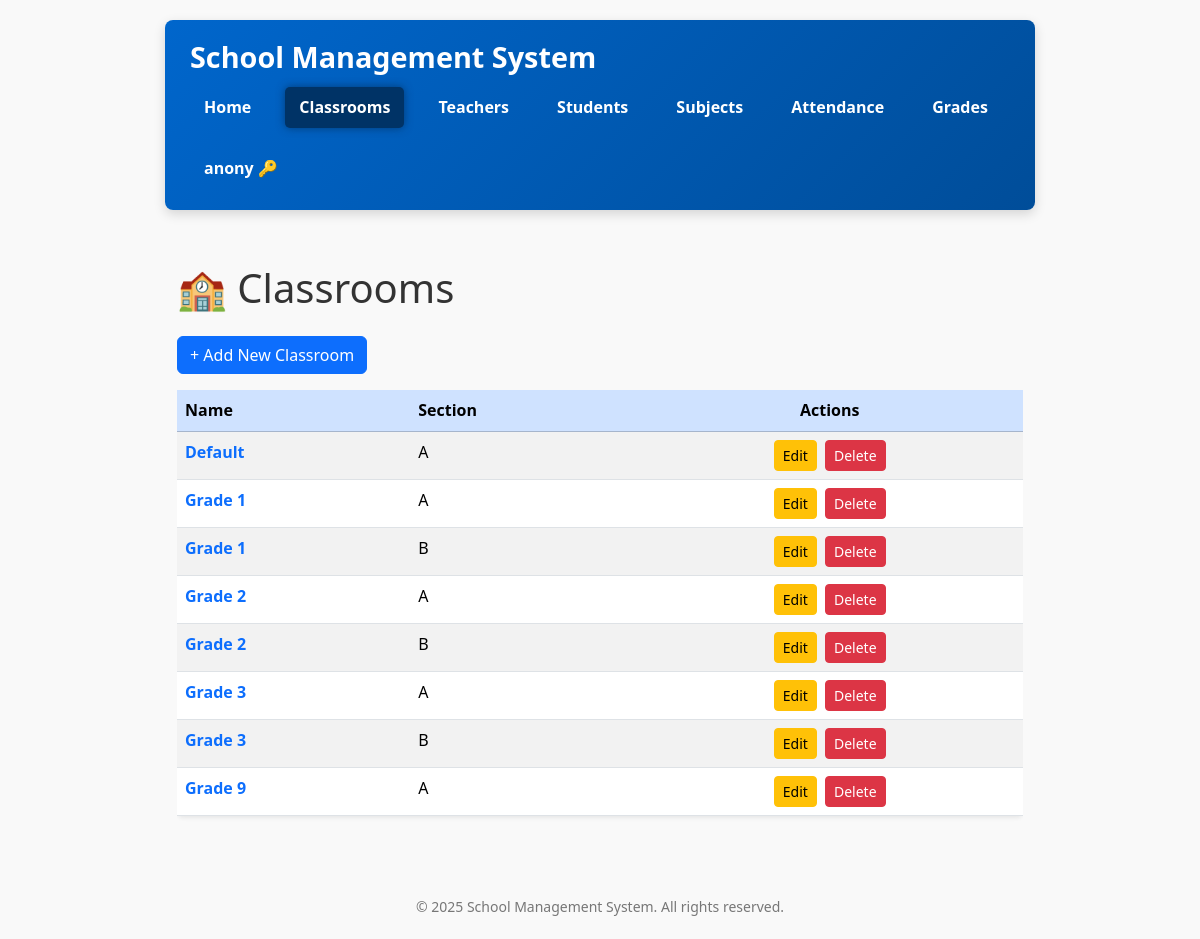
Before: /classrooms/ (signed in) with the older database file.
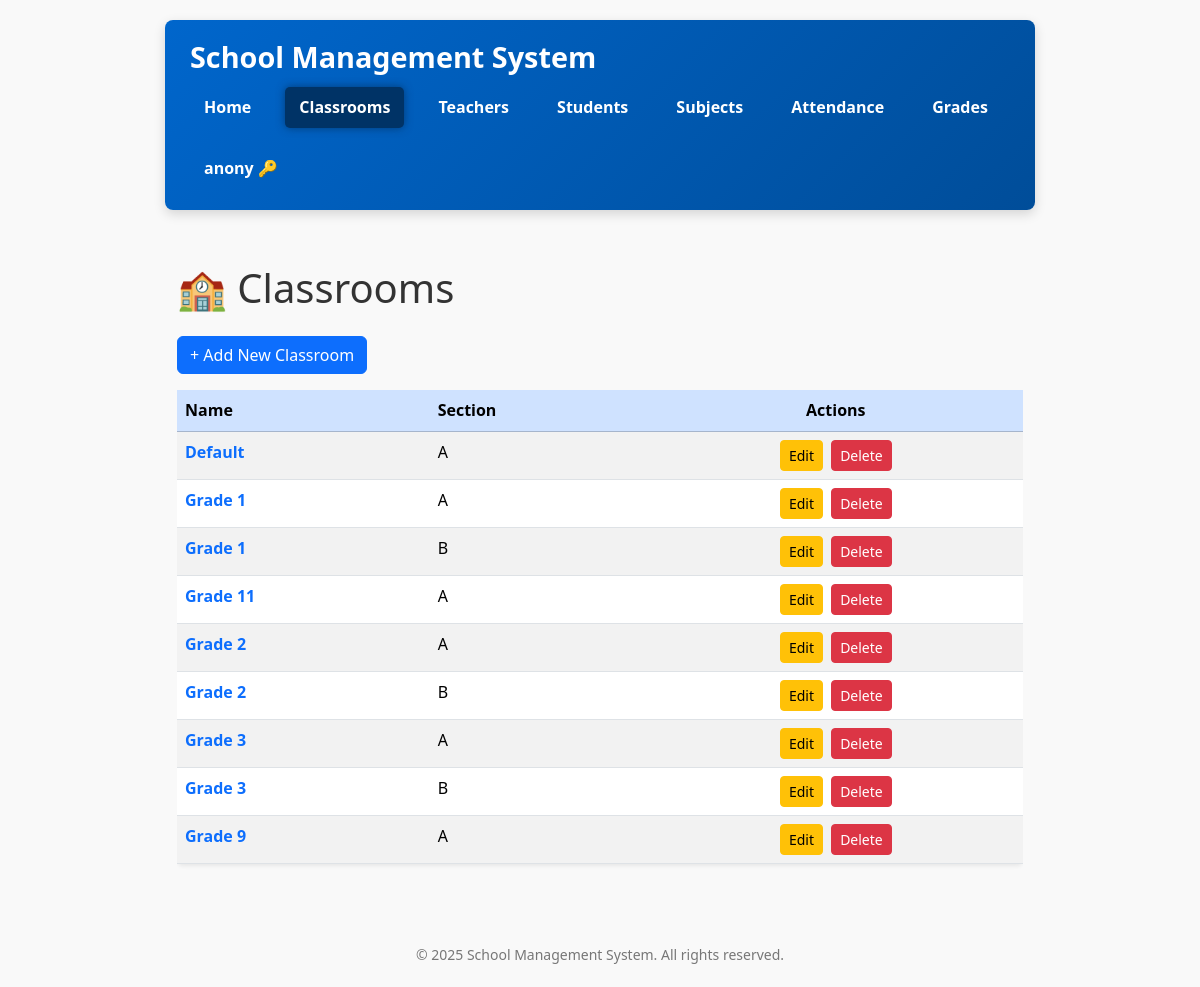
After: the same page with the newer database file.
### school/models.py (models this page shows, shortened)
class ClassRoom(models.Model):
    name = models.CharField(max_length=100)
    section = models.CharField(max_length=1)
    subjects = models.ManyToManyField('Subject', related_name='classrooms', blank=True)
    class Meta:
        ordering = ['name', 'section']
        verbose_name_plural = 'Classrooms'

### school/views.py (the view)
# urls.py: path('classrooms/', views.classroom_list, name='classroom_list'),
@role_required(['ADMIN', 'TEACHER'])
def classroom_list(request):
    user = request.user
    if user.is_superuser or (hasattr(user, 'role') and user.role.upper() == 'ADMIN'):
        classrooms = ClassRoom.objects.all()
    elif hasattr(user, 'role') and user.role.upper() == 'TEACHER':
        teacher = get_object_or_404(Teacher, user=user)
        classrooms = ClassRoom.objects.filter(subjects__teachers=teacher).distinct()
    else:
        return HttpResponseForbidden("You do not have permission to view this page.")
    return render(request, 'school/classroom_list.html', {'classrooms': classrooms})

### school/views.py (called while the page is built)
def role_required(allowed_roles=None):
    if allowed_roles is None:
        allowed_roles = []
    def decorator(view_func):
        @wraps(view_func)
        def wrapper(request, *args, **kwargs):
            if not request.user.is_authenticated:
                from django.contrib.auth.views import redirect_to_login
                return redirect_to_login(request.get_full_path())
            user = request.user
            if user.is_superuser:
                return view_func(request, *args, **kwargs)
            user_role = getattr(user, 'role', None)
            if user_role and user_role.upper() in [r.upper() for r in allowed_roles]:
                return view_func(request, *args, **kwargs)
            from django.shortcuts import redirect
            return redirect('school:no_permission')
        return wrapper
    return decorator

### school/templates/school/classroom_list.html (shortened to what this page needs)
{% extends 'school/base.html' %}
{% block content %}
<h1 class="mb-4">🏫 Classrooms</h1>
<p>
    <a href="{% url 'school:classroom_create' %}" class="btn btn-primary">
        + Add New Classroom
    </a>
</p>
{% if classrooms %}
<div class="table-responsive mt-3">
    <table class="table table-striped table-hover rounded shadow-sm bg-white">
        <thead class="table-primary">
            <tr>
                <th>Name</th>
                <th>Section</th>
                <th class="text-center">Actions</th>
            </tr>
        </thead>
        <tbody>
            {% for classroom in classrooms %}
            <tr>
                <td>
                    <a href="{% url 'school:classroom_detail' classroom.pk %}" class="text-decoration-none fw-semibold">
                        {{ classroom.name }}
                    </a>
                </td>
                <td>{{ classroom.section }}</td>
                <td class="text-center">
                    <a href="{% url 'school:classroom_update' classroom.pk %}" class="btn btn-sm btn-warning me-1" title="Edit Classroom">
                        Edit
                    </a>
                    <a href="{% url 'school:classroom_delete' classroom.pk %}" class="btn btn-sm btn-danger"
                       onclick="return confirm('Are you sure you want to delete this classroom?');" title="Delete Classroom">
                        Delete
                    </a>
                </td>
            </tr>
            {% endfor %}
        </tbody>
    </table>
</div>
{% else %}
<div class="alert alert-info mt-4" role="alert">
    No classrooms available. You can add one using the button above.
</div>
{% endif %}
{% endblock %}

Changed rows visible on the page:
added ClassRoom: name "Grade 11", section "A"
